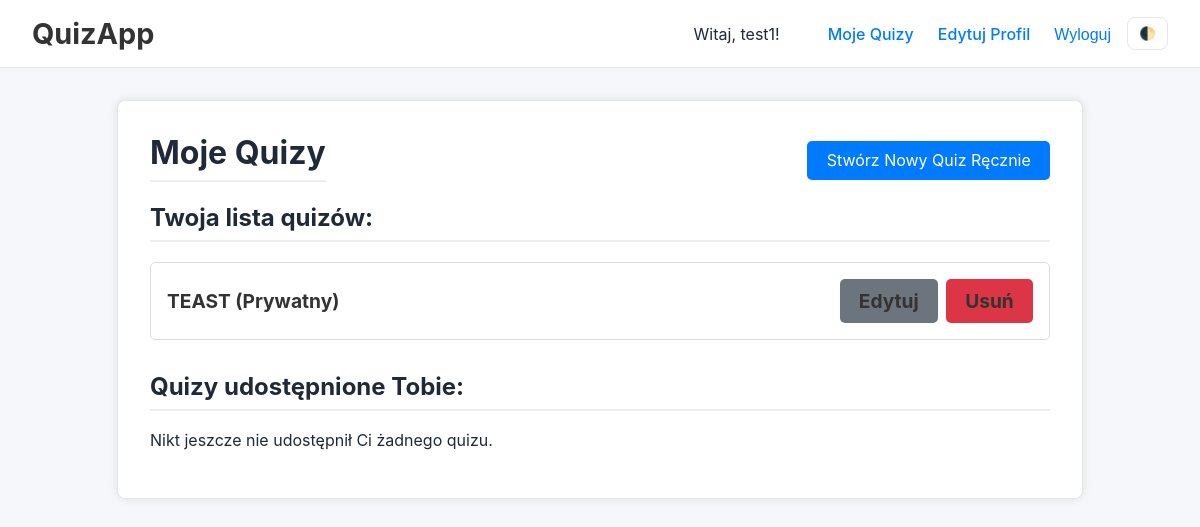
Page /my-quizzes/ (signed in) on the earlier database version.
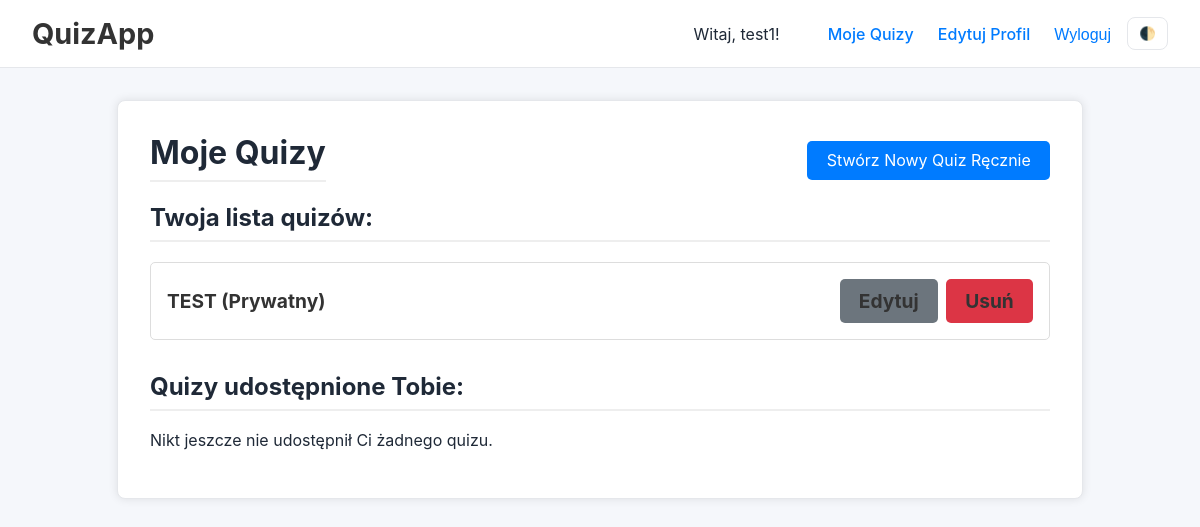
Same page on the later database version.
### accounts/models.py (models this page shows)
class User(AbstractUser):
    groups = models.ManyToManyField(
        Group,
        verbose_name='groups',
        blank=True,
        help_text=(
            'The groups this user belongs to. A user will get all permissions '
            'granted to each of their groups.'
        ),
        related_name="%(app_label)s_%(class)s_groups",
        related_query_name="user",
    )
    user_permissions = models.ManyToManyField(
        Permission,
        verbose_name='user permissions',
        blank=True,
        help_text='Specific permissions for this user.',
        related_name="%(app_label)s_%(class)s_user_permissions",
        related_query_name="user",
    )
    pass # Keep pass if you have no other custom fields yet

### quizzes/models.py (models this page shows, shortened)
class Quiz(models.Model):
    class Visibility(models.TextChoices):
        PUBLIC = 'PUBLIC', 'Publiczny'
        PRIVATE = 'PRIVATE', 'Prywatny'
    title = models.CharField(max_length=255)
    author = models.ForeignKey(settings.AUTH_USER_MODEL, on_delete=models.CASCADE)
    visibility = models.CharField(max_length=10, choices=Visibility.choices, default=Visibility.PRIVATE)
    time_limit = models.IntegerField(
        default=0,
        verbose_name="Limit czasu (w minutach)",
        help_text="Ustaw 0, aby wyłączyć limit czasu."
    )
    shared_with = models.ManyToManyField(
        settings.AUTH_USER_MODEL,
        related_name='shared_quizzes', # Umożliwia user.shared_quizzes.all()
        blank=True, # Udostępnianie jest opcjonalne
        verbose_name="Udostępnij dla"
    )

### quizzes/views.py (the view, shortened to what this page needs)
# urls.py: path('my-quizzes/', views.my_quizzes_view, name='my-quizzes'),
@login_required
def my_quizzes_view(request):
    quizzes = Quiz.objects.filter(author=request.user)
    shared_quizzes = request.user.shared_quizzes.all()
    return render(request, 'quizzes/my_quizzes.html', {
        'quizzes': quizzes,
        'shared_quizzes': shared_quizzes # Przekazujemy drugą listę
    })

### templates/quizzes/my_quizzes.html (shortened to what this page needs)
{% extends 'base.html' %}
{% block content %}
    <div style="display: flex; justify-content: space-between; align-items: center; flex-wrap: wrap;">
        <h1>Moje Quizy</h1>
        <a href="{% url 'quiz-create' %}" class="btn btn-primary" style="margin-bottom: 1rem;">Stwórz Nowy Quiz Ręcznie</a>
    </div>
    <h2>Twoja lista quizów:</h2>
    <div class="quiz-list">
        {% for quiz in quizzes %}
            <div class="quiz-item">
                <a href="{% url 'quiz-detail' quiz.pk %}">{{ quiz.title }} ({{ quiz.get_visibility_display }})</a>
                <div style="display: flex; gap: 0.5rem;">
                    <a href="{% url 'quiz-edit' quiz.pk %}" class="btn btn-secondary">Edytuj</a>
                    <a href="{% url 'quiz-delete' quiz.pk %}" class="btn btn-danger">Usuń</a>
                </div>
            </div>
        {% empty %}
            <p>Nie masz jeszcze żadnych quizów.</p>
        {% endfor %}
    </div>
    <h2 style="margin-top: 2rem;">Quizy udostępnione Tobie:</h2>
    <div class="quiz-list">
        {% for quiz in shared_quizzes %}
            <div class="quiz-item">
                <a href="{% url 'quiz-detail' quiz.pk %}">{{ quiz.title }}</a>
                <span>(Autor: {{ quiz.author.username }})</span>
            </div>
        {% empty %}
            <p>Nikt jeszcze nie udostępnił Ci żadnego quizu.</p>
        {% endfor %}
    </div>
    {% endblock %}

### templates/base.html (shortened to what this page needs)
{% load static %}
<!DOCTYPE html>
<html lang="pl">
<head>
  <link rel="stylesheet" href="{% static 'css/style.css' %}">
</head>
<body>
  <nav>
    <a href="{% url 'home' %}" class="logo">QuizApp</a>
    <div class="links" style="display:flex;align-items:center;">
      {% if user.is_authenticated %}
        <span style="margin-right:1.5rem;">Witaj, {{ user.username }}!</span>
        <a href="{% url 'my-quizzes' %}">Moje Quizy</a>
        <a href="{% url 'profile_edit' %}" style="margin-left: 1.5rem;">Edytuj Profil</a>
        <form action="{% url 'logout' %}" method="post" style="display:inline;margin:0;">
          <button type="submit" style="background:none;border:none;color:#007bff;font-weight:500;cursor:pointer;padding:0;font-size:1rem;margin-left:1.5rem;">Wyloguj</button>
        </form>
      {% else %}
        <a href="{% url 'login' %}">Zaloguj</a>
        <a href="{% url 'register' %}">Zarejestruj</a>
      {% endif %}
      <button id="theme-toggle" class="theme-toggle" aria-label="Przełącz motyw" style="margin-left:1rem;">🌓</button>
    </div>
  </nav>
  <main class="container">
    {% block content %}{% endblock %}
  </main>
</body>
</html>

### static/css/style.css (style rules this page uses)
:root { --bg:#f5f7fb; --surface:#ffffff; --text:#1f2937; --muted:#6b7280; --border:#e5e7eb; --primary:#2563eb; --primary-contrast:#ffffff; --success:#22c55e; --error:#ef4444; }
html, body { background: var(--bg); color: var(--text); }
nav { background: var(--surface); border-bottom: 1px solid var(--border); }
a { color: var(--primary); }
.container { background: var(--surface); border: 1px solid var(--border); }
.theme-toggle { margin-left: 1rem; padding: .5rem .7rem; border-radius: 8px; border: 1px solid var(--border); background: var(--surface); color: var(--text); cursor: pointer; }
html, body { background: var(--bg) !important; color: var(--text) !important; }
nav { background: var(--surface) !important; border-bottom:1px solid var(--border) !important; }
.container { background: var(--surface) !important; border:1px solid var(--border) !important; }
body { font-family: -apple-system, BlinkMacSystemFont, "Segoe UI", Roboto, sans-serif; background-color: #f0f2f5; color: #333; margin: 0; }
nav { background: #fff; padding: 1rem 2rem; display: flex; justify-content: space-between; align-items: center; border-bottom: 1px solid #ddd; }
nav a.logo { font-size: 1.8rem; font-weight: bold; text-decoration: none; color: #333; }
nav .links a { margin-left: 1.5rem; text-decoration: none; color: #007bff; font-weight: 500; }
.container { max-width: 900px; margin: 2rem auto; padding: 2rem; background: #fff; border-radius: 8px; box-shadow: 0 0 10px rgba(0,0,0,0.1); }
h1, h2 { border-bottom: 2px solid #eee; padding-bottom: 0.5rem; margin-top: 0; }
.quiz-list .quiz-item { padding: 1rem; border: 1px solid #ddd; border-radius: 5px; margin-bottom: 1rem; display: flex; justify-content: space-between; align-items: center; }
.quiz-item a { text-decoration: none; color: #333; font-size: 1.2rem; font-weight: bold; }
.btn { display: inline-block; padding: 0.6rem 1.2rem; border-radius: 5px; text-decoration: none; border: none; cursor: pointer; font-size: 1rem; }
.btn-primary { background: #007bff; color: #fff; }
.btn-secondary { background: #6c757d; color: #fff; }
.btn-danger { background: #dc3545; color: #fff; }

Differences in the rows shown:
changed Quiz "Prywatny": title "TEAST" → "TEST"
